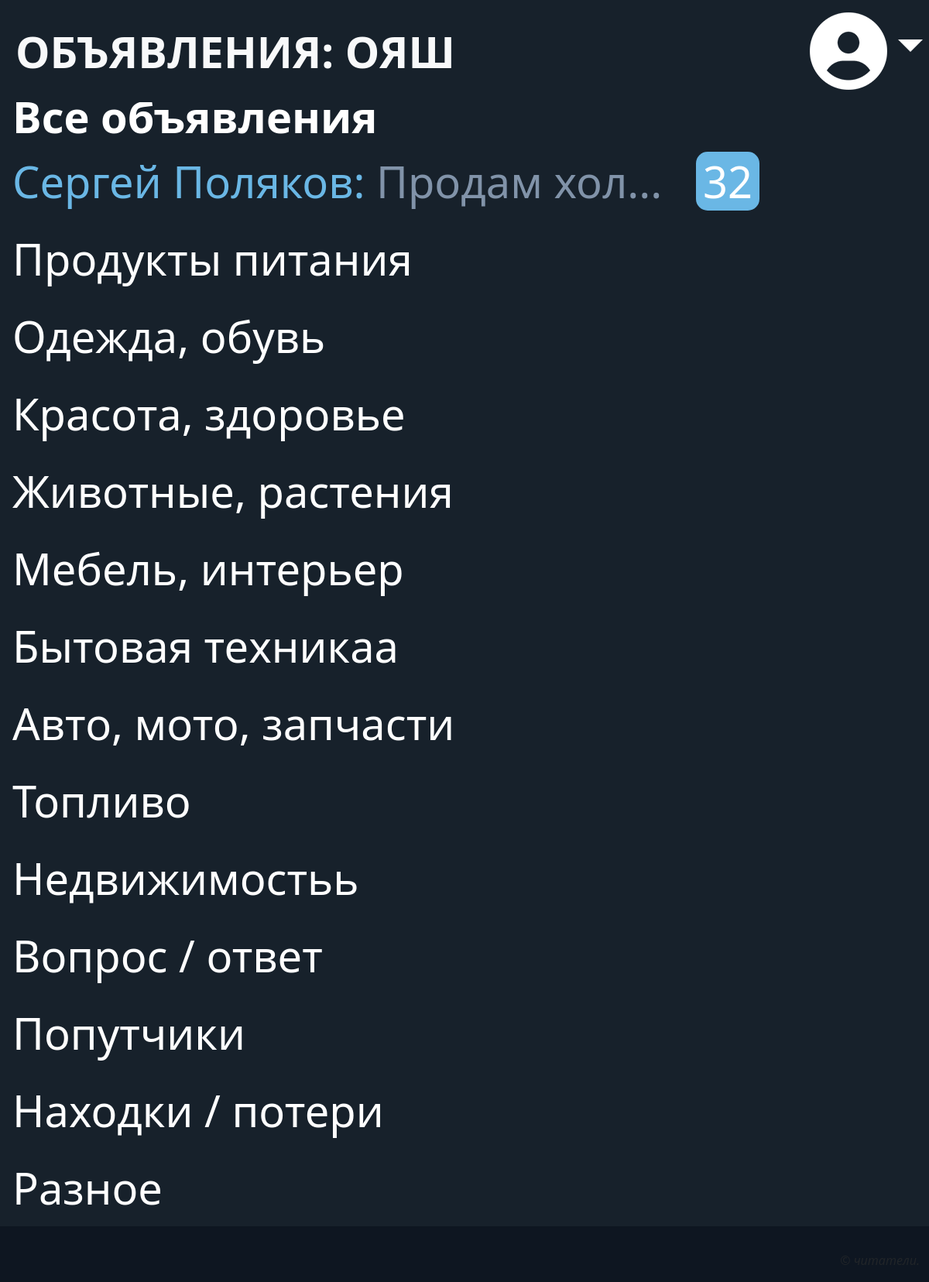
The page /menu (signed in) on the database as committed earlier.
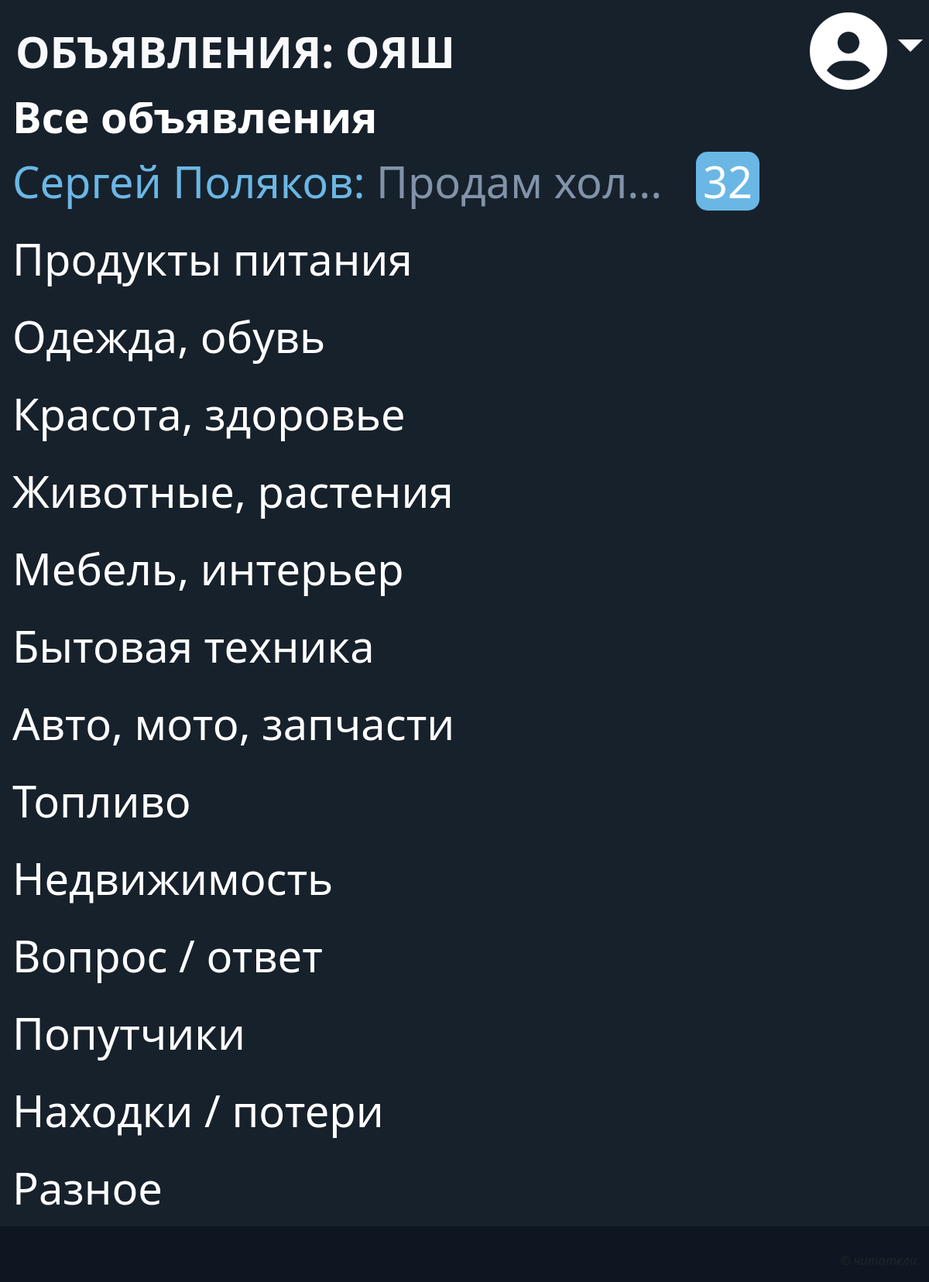
The same page on the database as committed later.
### main/models.py (models this page shows)
class Rubric(models.Model):
    name = models.CharField(max_length=30, unique=True,
                            verbose_name='Название')
    order = models.SmallIntegerField(default=0, db_index=True,
                                     verbose_name='Порядок')
    super_rubric = models.ForeignKey('SuperRubric',
                   on_delete=models.PROTECT, null=True, blank=True,
                   verbose_name='Надрубрика')

### main/views.py (the view)
# urls.py: path('<str:page>', other_page, name='other'),
def other_page(request, page):
    try:
        template = get_template(f'main/{page}.html')
    except TemplateDoesNotExist:
        raise Http404
    return HttpResponse(template.render(request=request))

### main/models.py (called while the page is built)
    def get_queryset(self):
        return super().get_queryset().filter(super_rubric__isnull=False)

### main/templates/main/menu.html
{% extends 'layouts/basic.html' %}
{% load django_bootstrap5 static %}

### main/templates/layouts/basic.html (shortened to what this page needs)
{% load django_bootstrap5 static %}
<!DOCTYPE html>
<html lang="ru">
<head>
    {% bootstrap_css %}
    <link rel="stylesheet" href="{% static 'main/css/style.min.css' %}">
</head>
<body class="container-fluid">
<nav class="row navbar navbar-expand-md fixed-top">
    <div class="col container">
        {% if request.path == "/menu" %}
            <a class="navbar-brand text-light"
               href="{% url 'main:index' %}"><strong>ОБЪЯВЛЕНИЯ: ОЯШ</strong></a>
        {% elif request.path == "/" %}
            <a class="navbar-brand text-light"
               href="{% url 'main:menu' %}"><strong><img src="{% static 'main/icons/arrow-left.png' %}"> Все объявления</strong></a>
        {% else %}
            <a class="navbar-brand text-light"
               href="{% url 'main:menu' %}"><strong><img src="{% static 'main/icons/arrow-left.png' %}"> {{ rubric }}</strong></a>
        {% endif %}
        <div class="collapse navbar-collapse justify-content-end"
             id="navbarNav">
            <div class="navbar-nav">
                {% if user.is_authenticated %}
                    <div class="nav-item dropdown">
                        <a class="nav-link dropdown-toggle"
                           data-bs-toggle="dropdown" href="#"><img src="{% static 'main/icons/user.png' %}"></a>
                    </div>
                {% else %}
                    <a class="nav-link" href="{% url 'main:register' %}">Регистрация</a>
                    <a class="nav-link" href="{% url 'main:login' %}">Вход</a>
                {% endif %}
            </div>
        </div>
    </div>
</nav>
<div class="row" id="content">
    {% if request.path == "/menu" %}
        <nav class="nav flex-column pr-0">
            <a class="nav-link" href="{% url 'main:index' %}"><strong>Все объявления</strong><br>
                <span class="user">Сергей Поляков: </span>
            <span class="shortcut">Продам хол...&nbsp;&nbsp;&nbsp;</span><span class="counter">32</span>
            </a>
            {% for rubric in rubrics %}
                <a class="nav-link" href="{% url 'main:rubric_bbs' pk=rubric.pk %}">{{ rubric.name }}</a>
            {% endfor %}
        </nav>
    {% endif %}
    <main class="col py-2">
    </main>
</div>
<footer class="mt-3">
    <p class="text-end fst-italic">&copy; читатели.</p>
</footer>
</body>
</html>

Rows that differ between the two databases and show on the page:
changed Rubric: name "Бытовая техникаа" → "Бытовая техника"
changed Rubric: name "Недвижимостьь" → "Недвижимость"
